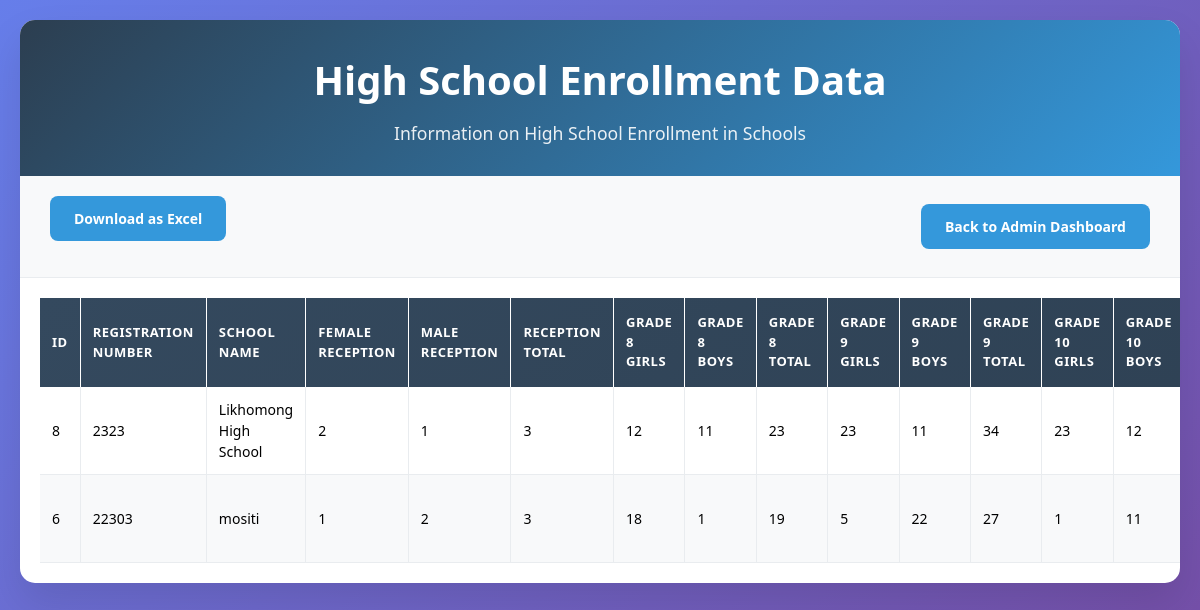
/view-high_school_enrollment.php (signed in), run on the app's committed database.
### tables this page shows
CREATE TABLE `high_school_enrollment` (
  `id` int(11) NOT NULL,
  `female_reception` int(11) DEFAULT 0,
  `male_reception` int(11) DEFAULT 0,
  `reception_total` int(11) GENERATED ALWAYS AS (`female_reception` + `male_reception`) STORED,
  `grade_8_girls` int(11) DEFAULT 0,
  `grade_8_boys` int(11) DEFAULT 0,
  `grade_8_total` int(11) GENERATED ALWAYS AS (`grade_8_girls` + `grade_8_boys`) STORED,
  `grade_9_girls` int(11) DEFAULT 0,
  `grade_9_boys` int(11) DEFAULT 0,
  `grade_9_total` int(11) GENERATED ALWAYS AS (`grade_9_girls` + `grade_9_boys`) STORED,
  `grade_10_girls` int(11) DEFAULT 0,
  `grade_10_boys` int(11) DEFAULT 0,
  `grade_10_total` int(11) GENERATED ALWAYS AS (`grade_10_girls` + `grade_10_boys`) STORED,
  `grade_11_girls` int(11) DEFAULT 0,
  `grade_11_boys` int(11) DEFAULT 0,
  `grade_11_total` int(11) GENERATED ALWAYS AS (`grade_11_girls` + `grade_11_boys`) STORED,
  `grants_girls` int(11) DEFAULT 0,
  `grants_boys` int(11) DEFAULT 0,
  `grants_total` int(11) GENERATED ALWAYS AS (`grants_girls` + `grants_boys`) STORED,
  `total_students` int(11) GENERATED ALWAYS AS (`grade_8_total` + `grade_9_total` + `grade_10_total` + `grade_11_total`) STORED,
  `entry_date` timestamp NOT NULL DEFAULT current_timestamp(),
  `school_id` int(11) NOT NULL
);

CREATE TABLE `schools` (
  `school_id` int(11) NOT NULL,
  `principal_name` varchar(30) NOT NULL,
  `principal_surname` varchar(30) NOT NULL,
  `gender` varchar(7) NOT NULL,
  `phone_number` int(15) NOT NULL,
  `email_address` varchar(100) NOT NULL,
  `constituency` varchar(100) DEFAULT NULL,
  `centre` varchar(100) DEFAULT NULL,
  `cluster` varchar(50) DEFAULT NULL,
  `typeofschool` varchar(50) DEFAULT NULL,
  `school_name` varchar(100) NOT NULL,
  `registration_number` varchar(50) NOT NULL,
  `male_teachers` int(11) NOT NULL,
  `female_teachers` int(11) NOT NULL,
  `total_teachers` int(11) DEFAULT 0,
  `council` varchar(50) NOT NULL,
  `village` varchar(50) NOT NULL,
  `user_id` int(11) DEFAULT NULL,
  `created_at` timestamp NOT NULL DEFAULT current_timestamp()
);

### view-high_school_enrollment.php (the view, shortened to what this page needs)
<?php
$servername = "localhost";
$username = "root";
$password = "";
$dbname = "moet1";
$conn = new mysqli($servername, $username, $password, $dbname);
$sql = "
    SELECT hse.*, s.registration_number, s.school_name
    FROM high_school_enrollment hse
    JOIN schools s ON hse.school_id = s.school_id
    WHERE hse.entry_date IN (
        SELECT MAX(entry_date)
        FROM high_school_enrollment
        GROUP BY school_id
    )
    ORDER BY s.school_name
";
$result = $conn->query($sql);
if ($result->num_rows > 0) {
    $enrollmentData = [];
    while ($row = $result->fetch_assoc()) {
        $enrollmentData[] = $row;
    }
} else {
    $enrollmentData = [];
}
?>
<!DOCTYPE html>
<html lang="en">
<head>
    <link href="https://cdn.jsdelivr.net/npm/tailwindcss@2.2.19/dist/tailwind.min.css" rel="stylesheet">
</head>
<body>
    <div class="container">
        <div class="header">
            <h1>High School Enrollment Data</h1>
            <p>Information on High School Enrollment in Schools</p>
        </div>
        <div class="controls">
            <form method="POST" class="mb-4 text-center">
                <button type="submit" name="download" class="btn btn-primary">Download as Excel</button>
            </form>
            <a href="Admin.php" class="btn btn-primary">Back to Admin Dashboard</a>
        </div>
        <div class="table-container">
            <table>
                <thead>
                    <tr>
                        <th>ID</th>
                        <th>Registration Number</th>
                        <th>School Name</th>
                        <th>Female Reception</th>
                        <th>Male Reception</th>
                        <th>Reception Total</th>
                        <th>Grade 8 Girls</th>
                        <th>Grade 8 Boys</th>
                        <th>Grade 8 Total</th>
                        <th>Grade 9 Girls</th>
                        <th>Grade 9 Boys</th>
                        <th>Grade 9 Total</th>
                        <th>Grade 10 Girls</th>
                        <th>Grade 10 Boys</th>
                    </tr>
                </thead>
                <tbody>
                    <?php if (!empty($enrollmentData)): ?>
                        <?php foreach ($enrollmentData as $enrollment): ?>
                            <tr>
                                <td><?php echo htmlspecialchars($enrollment['id']); ?></td>
                                <td><?php echo htmlspecialchars($enrollment['registration_number']); ?></td>
                                <td><?php echo htmlspecialchars($enrollment['school_name']); ?></td>
                                <td><?php echo htmlspecialchars($enrollment['female_reception']); ?></td>
                                <td><?php echo htmlspecialchars($enrollment['male_reception']); ?></td>
                                <td><?php echo htmlspecialchars($enrollment['reception_total']); ?></td>
                                <td><?php echo htmlspecialchars($enrollment['grade_8_girls']); ?></td>
                                <td><?php echo htmlspecialchars($enrollment['grade_8_boys']); ?></td>
                                <td><?php echo htmlspecialchars($enrollment['grade_8_total']); ?></td>
                                <td><?php echo htmlspecialchars($enrollment['grade_9_girls']); ?></td>
                                <td><?php echo htmlspecialchars($enrollment['grade_9_boys']); ?></td>
                                <td><?php echo htmlspecialchars($enrollment['grade_9_total']); ?></td>
                                <td><?php echo htmlspecialchars($enrollment['grade_10_girls']); ?></td>
                                <td><?php echo htmlspecialchars($enrollment['grade_10_boys']); ?></td>
                            </tr>
                        <?php endforeach; ?>
                    <?php else: ?>
                        <tr>
                            <td colspan="22" class="no-data">No data available</td>
                        </tr>
                    <?php endif; ?>
                </tbody>
            </table>
        </div>
    </div>
</body>
</html>

### view-high_school_enrollment.php (style rules this page uses)
* { margin: 0; padding: 0; box-sizing: border-box; }
body { font-family: 'Segoe UI', Tahoma, Geneva, Verdana, sans-serif; background: linear-gradient(135deg, #667eea 0%, #764ba2 100%); min-height: 100vh; padding: 20px; }
.container { max-width: 1400px; margin: 0 auto; background: white; border-radius: 15px; box-shadow: 0 20px 40px rgba(0, 0, 0, 0.1); overflow: hidden; }
.header { background: linear-gradient(135deg, #2c3e50 0%, #3498db 100%); color: white; padding: 30px; text-align: center; }
.header h1 { font-size: 2.5rem; margin-bottom: 10px; font-weight: 700; }
.header p { font-size: 1.1rem; opacity: 0.9; }
.controls { padding: 20px 30px; background: #f8f9fa; border-bottom: 1px solid #e9ecef; display: flex; justify-content: space-between; align-items: center; flex-wrap: wrap; gap: 15px; }
.btn { padding: 12px 24px; border: none; border-radius: 8px; font-size: 14px; font-weight: 600; cursor: pointer; transition: all 0.3s ease; text-decoration: none; display: inline-flex; align-items: center; gap: 8px; }
.btn-primary { background: #3498db; color: white; }
.table-container { overflow-x: auto; max-height: 70vh; padding: 20px; }
table { width: 100%; border-collapse: collapse; font-size: 14px; }
thead { background: linear-gradient(135deg, #34495e 0%, #2c3e50 100%); color: white; position: sticky; top: 0; z-index: 10; }
th { padding: 15px 12px; text-align: left; font-weight: 600; font-size: 13px; text-transform: uppercase; letter-spacing: 0.5px; border-right: 1px solid rgba(255, 255, 255, 0.1); }
tbody tr { transition: all 0.3s ease; }
tbody tr:nth-child(even) { background: #f8f9fa; }
td { padding: 12px; border-bottom: 1px solid #e9ecef; border-right: 1px solid #e9ecef; vertical-align: middle; }

### data on the page
high_school_enrollment: id "8", school.registration_number "2323", school.school_name "Likhomong High School", female_reception "2", male_reception "1", reception_total "3", grade_8_girls "12", grade_8_boys "11", grade_8_total "23", grade_9_girls "23", grade_9_boys "11", grade_9_total "34", grade_10_girls "23", grade_10_boys "12"
high_school_enrollment: id "6", school.registration_number "22303", school.school_name "mositi", female_reception "1", male_reception "2", reception_total "3", grade_8_girls "18", grade_8_boys "1", grade_8_total "19", grade_9_girls "5", grade_9_boys "22", grade_9_total "27", grade_10_girls "1", grade_10_boys "11"
